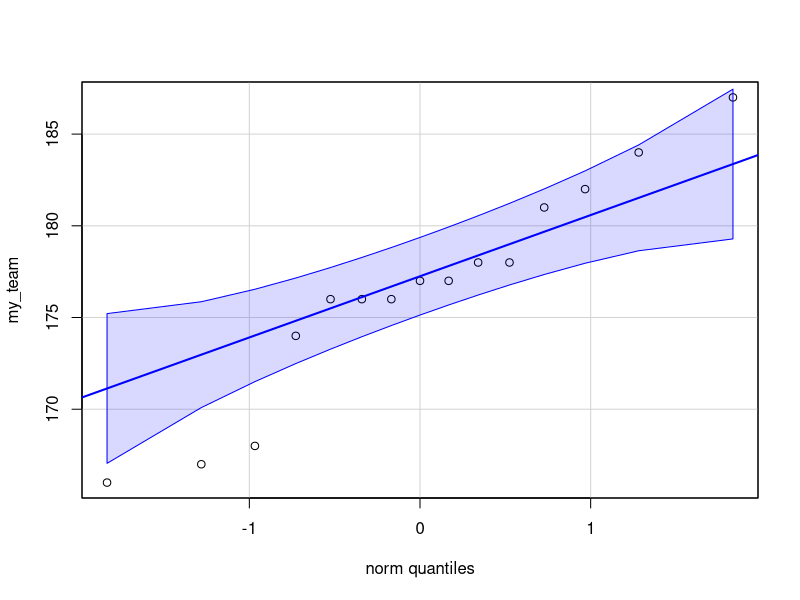
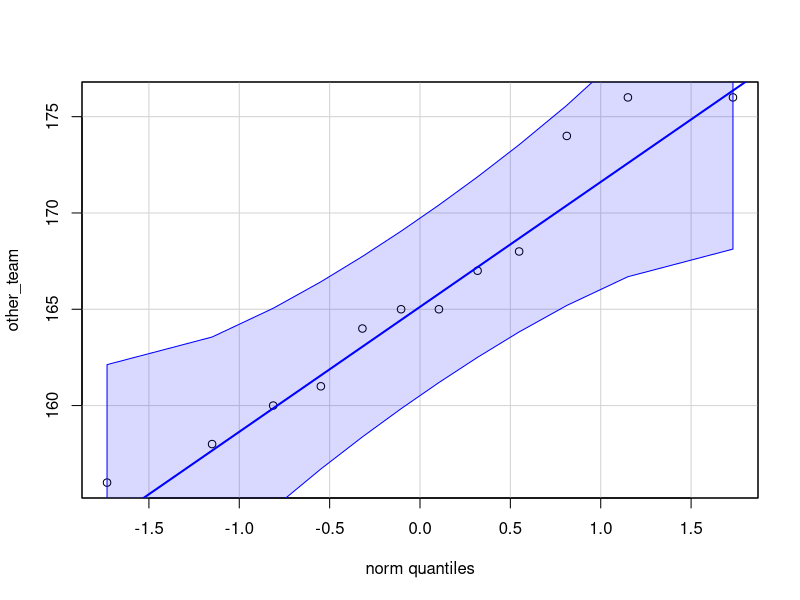
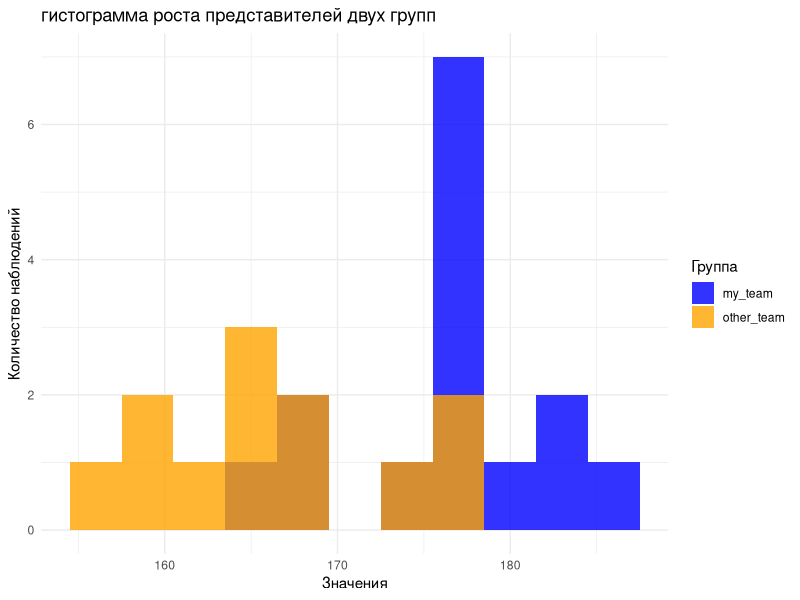

Source code (R) for these figures, in order:
library(car)
library(ggplot2)
library(dplyr)

#формируем выборки - рост представителей в каждой группе
my_team <- c(167, 176, 176, 174, 166, 168, 178, 176, 178, 181, 177, 182, 184, 177, 187)
other_team <- c(176, 165, 165, 156, 160, 167, 176, 161, 164, 168, 174, 158)

#Нулевая гипотеза: средний рост представителей двух групп не отличается

#Наблюдения и выборки независимы

#Проверим нормально ли распределены данные в группах с помощью квантильного графика
qqPlot(my_team, id = FALSE)
qqPlot(other_team, id = FALSE)

#Данные подчиняются нормальному распределению
#Все условия применения двухвыборочного t-теста соблюдены

#сделаем двухвыборочный t-тест
tt <- t.test(x = my_team, y = other_team)
tt
#Результаты показывают что средний рост в двух группах значимо различается, отвергаем нулевую гипотезу
#t = 4.28 при числе степеней свободы 22.3, p = 0.0003)



#построим гистограмму роста представителей двух групп
data <- data.frame(value = c(my_team, other_team), group = factor(rep(c("my_team", "other_team"), times=c(length(my_team), length(other_team)))))
data
ggplot(data, aes(x=value, fill=group)) + 
  geom_histogram(alpha=0.8, position='identity', binwidth=3) +
  scale_fill_manual(values=c("blue", "orange")) +
  labs(title="гистограмма роста представителей двух групп",
       x="Значения",      
       y="Количество наблюдений",      
       fill="Группа") +    
  theme_minimal()              
